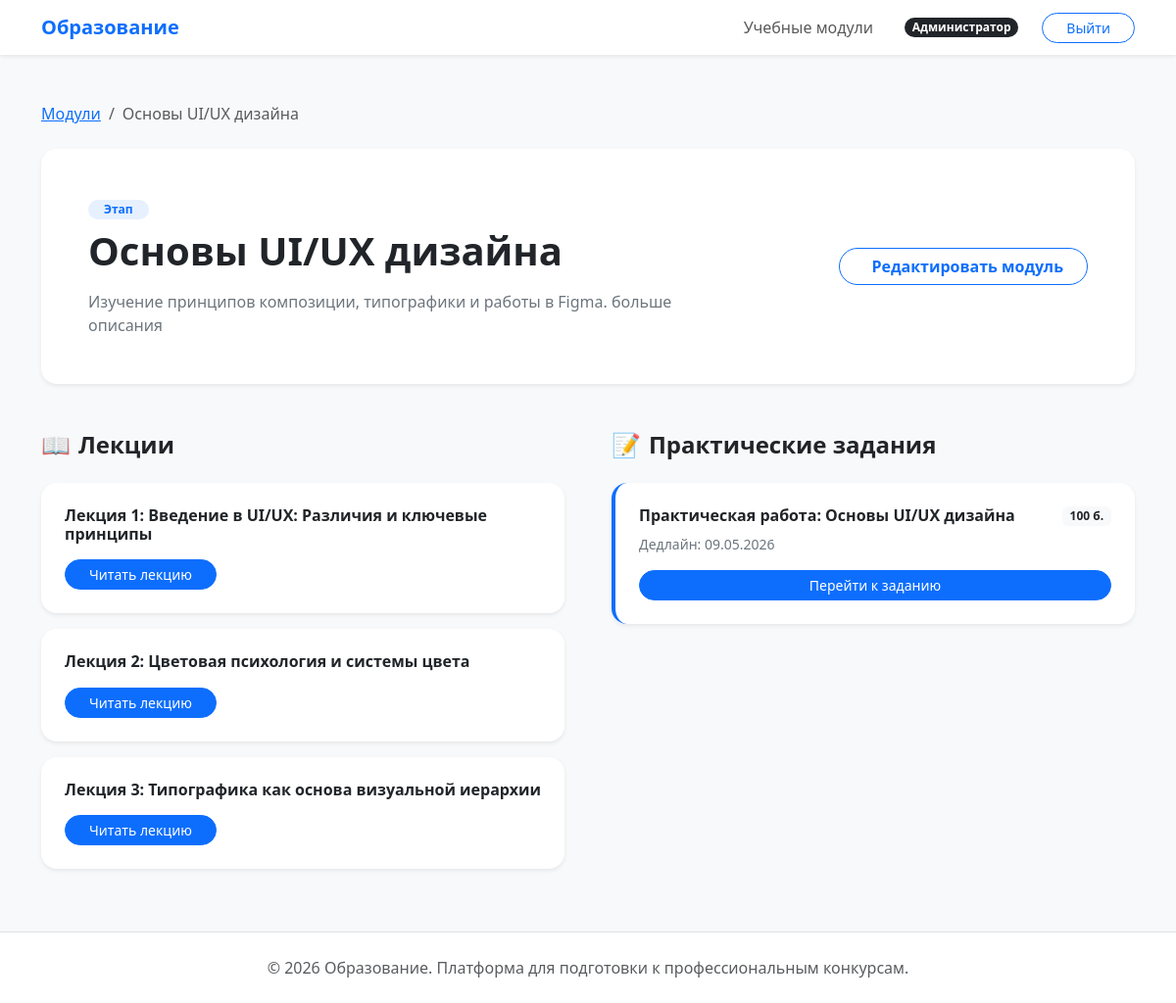
/curriculum/modules/1/ (signed in), run on the app's committed database.
### curriculum/models.py (models this page shows, shortened)
class Module(BaseModel):
    title = models.CharField(max_length=255, verbose_name="Название модуля")
    description = models.TextField(verbose_name="Описание модуля")
    class Meta:
        verbose_name = "Учебный модуль"
        verbose_name_plural = "Учебные модули"
        ordering = ["title"]

class Lecture(BaseModel):
    module = models.ForeignKey(
        Module, on_delete=models.CASCADE, related_name="lectures", verbose_name="Модуль"
    )
    title = models.CharField(max_length=255, verbose_name="Название лекции")
    content = CKEditor5Field(verbose_name="Содержание лекции", config_name="default")
    class Meta:
        verbose_name = "Лекция"
        verbose_name_plural = "Лекции"
        ordering = ["title"]

class Task(BaseModel):
    module = models.ForeignKey(
        Module, on_delete=models.CASCADE, related_name="tasks", verbose_name="Модуль"
    )
    title = models.CharField(max_length=255, verbose_name="Название задания")
    description = models.TextField(verbose_name="Техническое задание")
    deadline = models.DateField(verbose_name="Крайний срок сдачи")
    max_score = models.PositiveIntegerField(
        default=100, verbose_name="Максимальный балл"
    )
    class Meta:
        verbose_name = "Задание"
        verbose_name_plural = "Задания"
        ordering = ["deadline"]

### curriculum/views.py (the view)
# urls.py: path("modules/<int:pk>/", ModuleDetailView.as_view(), name="module_detail"),
class ModuleDetailView(LoginRequiredMixin, DetailView):
    model = Module
    template_name = "curriculum/module_detail.html"
    context_object_name = "module"
    def get_queryset(self) -> QuerySet:
        return Module.objects.prefetch_related("lectures", "tasks")

### templates/curriculum/module_detail.html (shortened to what this page needs)
{% extends 'base.html' %}
{% block content %}
<div class="row">
    <div class="col-12">
        <nav aria-label="breadcrumb" class="mb-4">
            <ol class="breadcrumb">
                <li class="breadcrumb-item"><a href="{% url 'curriculum:module_list' %}">Модули</a></li>
                <li class="breadcrumb-item active">{{ module.title }}</li>
            </ol>
        </nav>
        <div class="card border-0 shadow-sm rounded-4 p-5 mb-5 bg-white">
            <div class="row align-items-center">
                <div class="col-md-8">
                    <span class="badge bg-primary bg-opacity-10 text-accent rounded-pill px-3 mb-2">Этап {{ module.order }}</span>
                    <h1 class="fw-bold mb-3">{{ module.title }}</h1>
                    <p class="text-secondary mb-0">{{ module.description }}</p>
                </div>
                {% if user.role == 'teacher' or user.is_staff %}
                    <div class="col-md-4 text-md-end mt-3 mt-md-0">
                        <a href="{% url 'curriculum:module_edit' module.id %}" class="btn btn-outline-primary btn-rounded fw-bold px-4">
                            Редактировать модуль
                        </a>
                    </div>
                {% endif %}
            </div>
        </div>
        <div class="row g-5">
            <div class="col-lg-6">
                <h4 class="fw-bold mb-4 d-flex align-items-center">
                    <span class="text-accent me-2">📖</span> Лекции
                </h4>
                {% for lecture in module.lectures.all %}
                    <div class="card border-0 shadow-sm rounded-4 p-4 mb-3 bg-white">
                        <h6 class="fw-bold mb-3">{{ lecture.title }}</h6>
                        <div class="d-flex justify-content-between align-items-center">
                            <a href="{% url 'curriculum:lecture_detail' lecture.id %}"
                               class="btn btn-primary btn-sm btn-rounded px-4">
                                Читать лекцию
                            </a>
                        </div>
                    </div>
                {% empty %}
                    <div class="text-center p-4 bg-light rounded-4">
                        <p class="text-muted mb-0">Лекции пока не добавлены.</p>
                    </div>
                {% endfor %}
            </div>
            <div class="col-lg-6">
                <h4 class="fw-bold mb-4 d-flex align-items-center">
                    <span class="text-accent me-2">📝</span> Практические задания
                </h4>
                {% for task in module.tasks.all %}
                <div class="card border-0 shadow-sm rounded-4 p-4 mb-3 bg-white border-start border-primary border-4">
                    <div class="d-flex justify-content-between align-items-start mb-2">
                        <h6 class="fw-bold mb-0">{{ task.title }}</h6>
                        <span class="badge bg-light text-dark">{{ task.max_score }} б.</span>
                    </div>
                    <p class="text-secondary small mb-3">Дедлайн: {{ task.deadline|date:"d.m.Y" }}</p>
                    <a href="{% url 'solutions:task_detail' task.id %}" class="btn btn-primary btn-sm btn-rounded px-4">
                        Перейти к заданию
                    </a>
                </div>
                {% empty %}
                <p class="text-muted">Задания отсутствуют.</p>
                {% endfor %}
            </div>
        </div>
    </div>
</div>
{% endblock %}

### templates/base.html (style rules this page uses)
body { background-color: #f8f9fa; font-family: 'Segoe UI', Tahoma, Geneva, Verdana, sans-serif; display: flex; flex-direction: column; min-height: 100vh; }
.btn-rounded { border-radius: 50rem; }
.text-accent { color: #0d6efd; }
.rounded-4 { border-radius: 1rem !important; }

### data on the page
Module: title "Основы UI/UX дизайна", description "Изучение принципов композиции, типографики и работы в Figma. больше описания"
Lecture: title "Лекция 1: Введение в UI/UX: Различия и ключевые принципы"
Lecture: title "Лекция 2: Цветовая психология и системы цвета"
Lecture: title "Лекция 3: Типографика как основа визуальной иерархии"
Task: title "Практическая работа: Основы UI/UX дизайна", max_score "100", deadline "09.05.2026"
